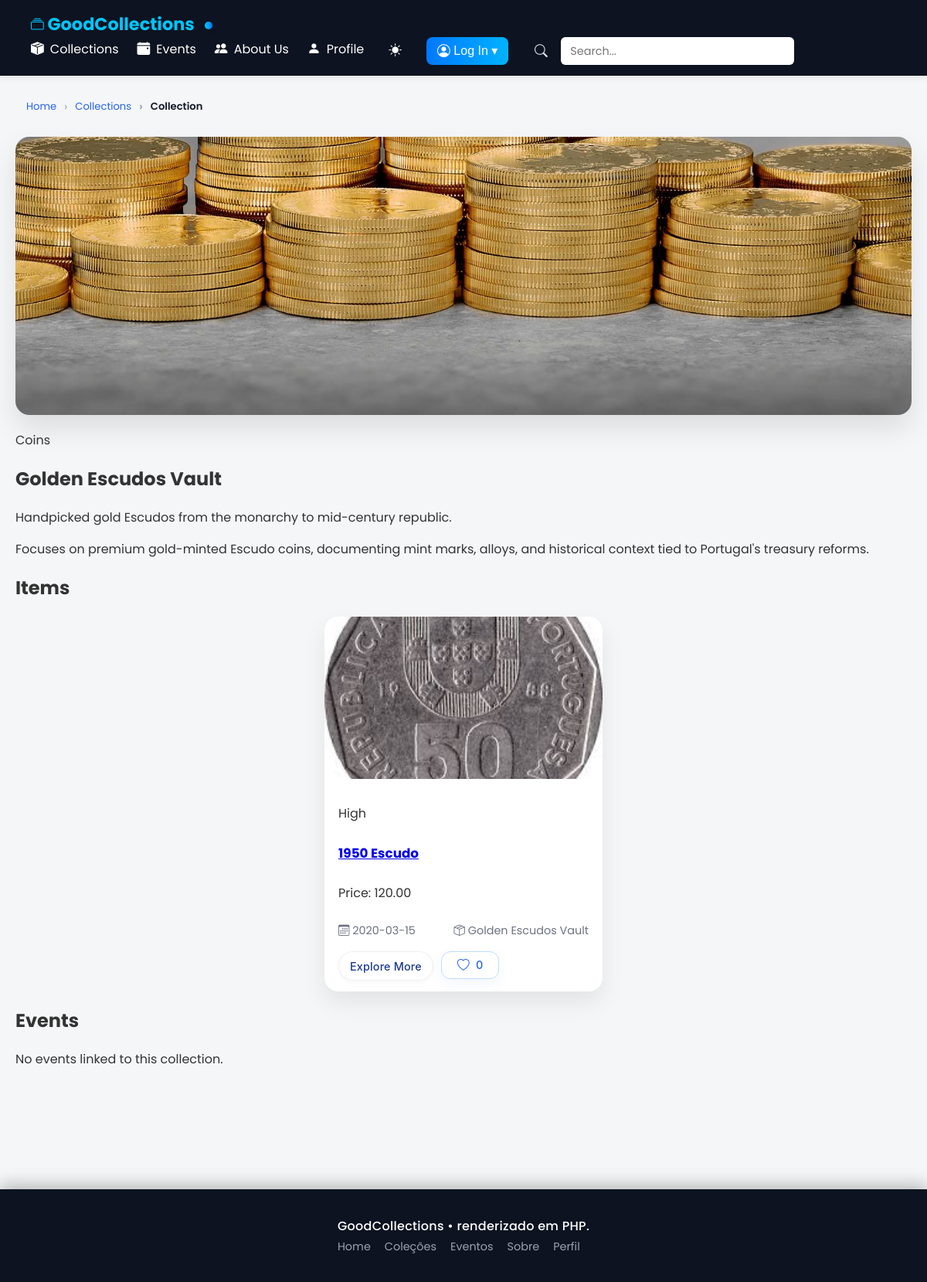
The app's page /Matheus_Testes/PHP/pages/specific_collection.php?id=escudos-gold, older data.
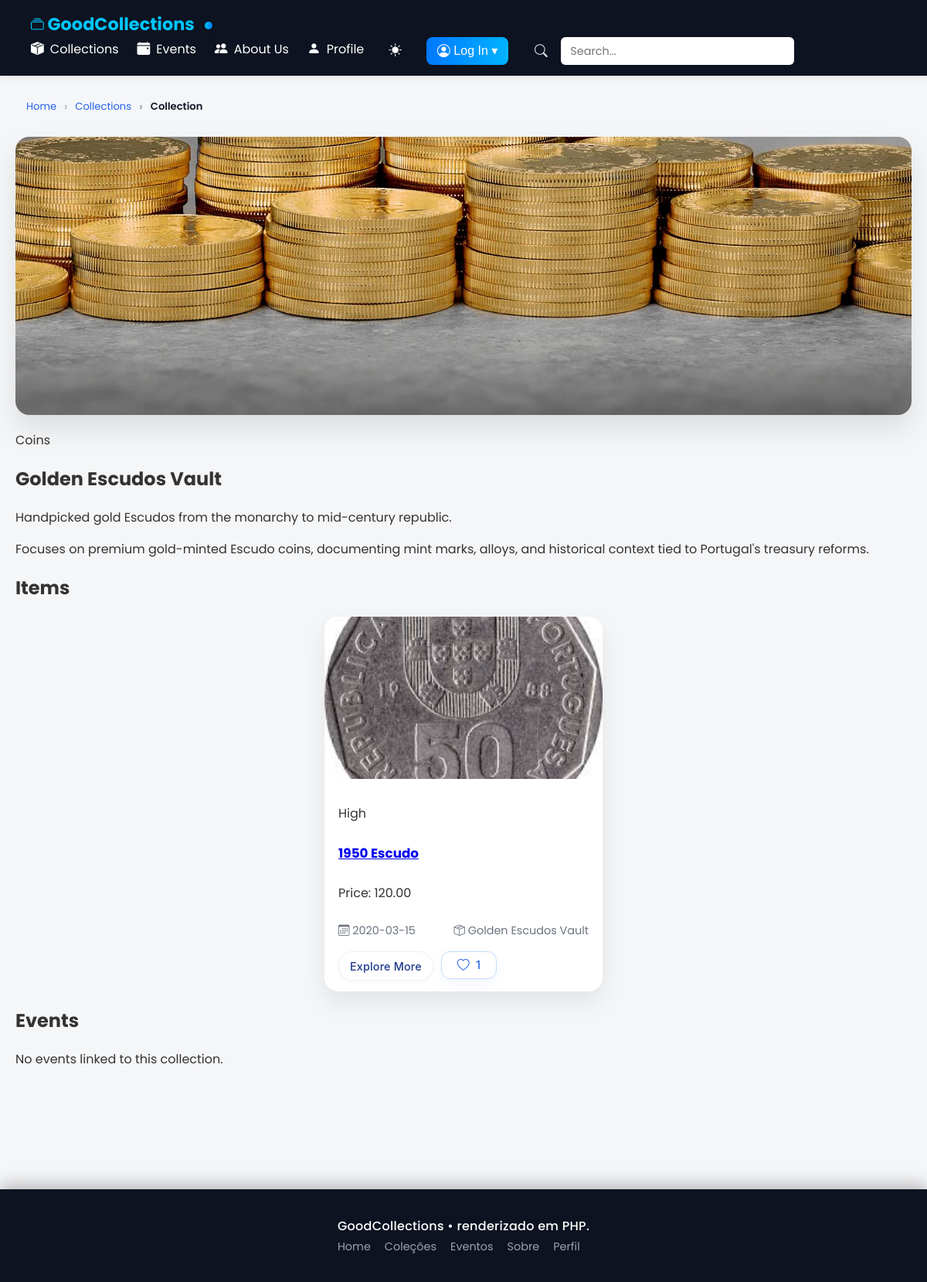
The same page, newer data.
### tables this page shows
CREATE TABLE `items` (
  `item_id` varchar(100) NOT NULL,
  `name` varchar(255) NOT NULL,
  `importance` enum('Low','Medium','High','Very High') DEFAULT NULL,
  `weight` decimal(10,3) DEFAULT NULL,
  `price` decimal(12,2) DEFAULT NULL,
  `acquisition_date` date DEFAULT NULL,
  `created_at` datetime DEFAULT NULL,
  `updated_at` datetime DEFAULT NULL,
  `image` varchar(255) DEFAULT NULL,
  `collection_id` varchar(100) DEFAULT NULL
);

### Matheus_Testes/PHP/includes/data_loader.php (called while the page is built, shortened)
<?php
function table_exists($mysqli, $tableName)
{
  $t = $mysqli->real_escape_string($tableName);
  $res = $mysqli->query("SHOW TABLES LIKE '{$t}'");
  return $res && $res->num_rows > 0;
}
function fetch_all($mysqli, $sql, $types = null, $params = [])
{
  $stmt = $mysqli->prepare($sql);
  $stmt->execute();
  $res = $stmt->get_result();
  $rows = $res->fetch_all(MYSQLI_ASSOC);
  return $rows;
}
function resolve_image_path($rawPath, $folder, $default = '')
{
  $trim = trim((string)$rawPath);
  $fileName = basename($trim);
  $root = dirname(__DIR__, 2);
  $uploadsRel = 'uploads/' . $folder . '/' . $fileName;
  $uploadsAbs = $root . '/' . $uploadsRel;
  if (is_file($uploadsAbs)) {
    return $uploadsRel;
  }
  $legacyRel = 'images/' . $fileName;
  $legacyAbs = $root . '/' . $legacyRel;
  if (is_file($legacyAbs)) {
    return $legacyRel;
  }
  return ltrim($trim, './');
}
function load_app_data($mysqli)
{
  $cols = fetch_all($mysqli, "SELECT collection_id,name,type,cover_image,summary,description,created_at,user_id FROM collections ORDER BY created_at DESC");
  $collections = array_map(function ($r) {
    $owner = $r['user_id'] ?? null;
    $cover = resolve_image_path($r['cover_image'] ?? '', 'collections');
    return [
      'id' => $r['collection_id'] ?? null,
      'name' => $r['name'] ?? null,
      'type' => $r['type'] ?? null,
      'coverImage' => $cover,
      'summary' => $r['summary'] ?? null,
      'description' => $r['description'] ?? null,
      'createdAt' => $r['created_at'] ?? null,
      'ownerId' => $owner,
      'owner-id' => $owner
    ];
  }, $cols);
  $usersRows = fetch_all($mysqli, "SELECT user_id,user_name,user_photo,date_of_birth,email,member_since FROM users");
  $users = array_map(function ($r) {
    $uid = $r['user_id'] ?? null;
    $uname = $r['user_name'] ?? null;
    $photo = resolve_image_path($r['user_photo'] ?? '', 'users');
    return [
      'id' => $uid,
      'user_id' => $uid,
      'user_name' => $uname,
      'user_photo' => $photo,
      'date_of_birth' => $r['date_of_birth'] ?? null,
      'email' => $r['email'] ?? null,
      'member_since' => $r['member_since'] ?? null,
      'owner-id' => $uid,
      'owner-name' => $uname,
      'owner-photo' => $photo,
      'date-of-birth' => $r['date_of_birth'] ?? null,
      'member-since' => $r['member_since'] ?? null
    ];
  }, $usersRows);
  $itemsRows = fetch_all($mysqli, "SELECT item_id,name,importance,weight,price,acquisition_date,created_at,updated_at,image,collection_id FROM items");
  $items = array_map(function ($r) {
    $img = resolve_image_path($r['image'] ?? '', 'items');
    return [
      'id' => $r['item_id'] ?? null,
      'name' => $r['name'] ?? null,
      'importance' => $r['importance'] ?? null,
      'weight' => $r['weight'] ?? null,
      'price' => $r['price'] ?? null,
      'acquisitionDate' => $r['acquisition_date'] ?? null,
      'createdAt' => $r['created_at'] ?? null,
      'updatedAt' => $r['updated_at'] ?? null,
      'image' => $img,
      'collectionId' => $r['collection_id'] ?? null,
      'collection_id' => $r['collection_id'] ?? null
    ];
  }, $itemsRows);
  $eventsRows = fetch_all($mysqli, "SELECT event_id,name,localization,event_date,type,summary,description,created_at,updated_at,host_user_id,collection_id FROM events");
  $events = array_map(function ($r) {
    $host = $r['host_user_id'] ?? null;
    return [
      'id' => $r['event_id'] ?? null,
      'name' => $r['name'] ?? null,
      'localization' => $r['localization'] ?? null,
      'date' => $r['event_date'] ?? null,
      'type' => $r['type'] ?? null,
      'summary' => $r['summary'] ?? null,
      'description' => $r['description'] ?? null,
      'createdAt' => $r['created_at'] ?? null,
      'updatedAt' => $r['updated_at'] ?? null,
      'hostUserId' => $host,
      'collectionId' => $r['collection_id'] ?? null,
      'host_user_id' => $host
    ];
  }, $eventsRows);
  $ciRows = fetch_all($mysqli, "SELECT collection_id,item_id FROM collection_items");
  $collectionItems = array_map(function ($r) {
    return ['collectionId' => $r['collection_id'], 'itemId' => $r['item_id']];
  }, $ciRows);
  $ceRows = fetch_all($mysqli, "SELECT collection_id,event_id FROM collection_events");
  $collectionEvents = array_map(function ($r) {
    return ['collectionId' => $r['collection_id'], 'eventId' => $r['event_id']];
  }, $ceRows);
  $collectionsUsers = array_map(function ($c) {
    return ['collectionId' => $c['id'], 'ownerId' => $c['ownerId']];
  }, $collections);
  $erRows = table_exists($mysqli, 'event_ratings')
    ? fetch_all($mysqli, "SELECT event_id,user_id,rating,collection_id FROM event_ratings")
    : [];
  $rsvpRows = table_exists($mysqli, 'event_rsvps')
    ? fetch_all($mysqli, "SELECT event_id,user_id FROM event_rsvps")
    : [];
  $rsvpMap = [];
  foreach ($rsvpRows as $r) {
    $eid = $r['event_id'] ?? null;
    $uid = $r['user_id'] ?? null;
    if ($eid && $uid) {
      $rsvpMap["{$eid}|{$uid}"] = true;
    }
  }
  $eventsUsers = [];
  foreach ($erRows as $r) {
    $eid = $r['event_id'] ?? null;
    $uid = $r['user_id'] ?? null;
    $key = "{$eid}|{$uid}";
    $eventsUsers[] = [
      'eventId' => $eid,
      'userId' => $uid,
      'rating' => $r['rating'],
      'collectionId' => $r['collection_id'] ?? null,
      'rsvp' => isset($rsvpMap[$key]) ? 1 : 0
    ];
  }
  foreach ($rsvpMap as $key => $_) {
    [$eid, $uid] = explode('|', $key, 2);
    $eventsUsers[] = [
      'eventId' => $eid,
      'userId' => $uid,
      'rating' => null,
      'collectionId' => null,
      'rsvp' => 1
    ];
  }
  $userShowcases = [];
  $showcaseMap = [];
  $hasLikedCollectionsTable = table_exists($mysqli, 'user_liked_collections');
  $hasLikedItemsTable = table_exists($mysqli, 'user_liked_items');
  $urc = $hasLikedCollectionsTable
    ? fetch_all($mysqli, "SELECT user_id,last_updated,liked_collection_id as liked_collections FROM user_liked_collections")
    : fetch_all($mysqli, "SELECT user_id,last_updated,liked_collections FROM user_ratings_collections");
  foreach ($urc as $r) {
    $uid = $r['user_id'] ?? null;
    if (!isset($showcaseMap[$uid])) {
      $showcaseMap[$uid] = ['ownerId' => $uid, 'lastUpdated' => $r['last_updated'] ?? null, 'picks' => [], 'likes' => [], 'likedItems' => [], 'likedEvents' => []];
    }
    if (!empty($r['liked_collections'])) {
      $raw = $r['liked_collections'];
      $decoded = json_decode($raw, true);
      if (is_array($decoded)) {
        $showcaseMap[$uid]['likes'] = array_values(array_unique(array_merge($showcaseMap[$uid]['likes'], $decoded)));
      } else {
        $showcaseMap[$uid]['likes'] = array_values(array_unique(array_merge($showcaseMap[$uid]['likes'], [$raw])));
      }
    }
  }
  $uri = $hasLikedItemsTable
    ? fetch_all($mysqli, "SELECT user_id,last_updated,liked_item_id as liked_items FROM user_liked_items")
    : fetch_all($mysqli, "SELECT user_id,last_updated,liked_items FROM user_ratings_items");
  foreach ($uri as $r) {
    $uid = $r['user_id'] ?? null;
    if (!isset($showcaseMap[$uid])) {
      $showcaseMap[$uid] = ['ownerId' => $uid, 'lastUpdated' => $r['last_updated'] ?? null, 'picks' => [], 'likes' => [], 'likedItems' => [], 'likedEvents' => []];
    }
    if (!empty($r['last_updated']) && (empty($showcaseMap[$uid]['lastUpdated']) || strtotime($r['last_updated']) > strtotime($showcaseMap[$uid]['lastUpdated']))) {
      $showcaseMap[$uid]['lastUpdated'] = $r['last_updated'];
    }
    if (!empty($r['liked_items'])) {
      $raw = $r['liked_items'];
      $decoded = json_decode($raw, true);
      if (is_array($decoded)) {
        $showcaseMap[$uid]['likedItems'] = array_values(array_unique(array_merge($showcaseMap[$uid]['likedItems'], $decoded)));
      } else {
        $showcaseMap[$uid]['likedItems'] = array_values(array_unique(array_merge($showcaseMap[$uid]['likedItems'], [$raw])));
      }
    }
  }
  foreach ($showcaseMap as $entry) {
    $userShowcases[] = $entry;
  }
  $userFollows = [];
  $itemRatings = [];
  $collectionRatings = [];
  return [
    'collections' => $collections,
    'users' => $users,
    'items' => $items,
    'events' => $events,
    'collectionItems' => $collectionItems,
    'collectionEvents' => $collectionEvents,
    'collectionsUsers' => $collectionsUsers,
    'eventsUsers' => $eventsUsers,
    'userShowcases' => $userShowcases,
    'userFollows' => $userFollows,
    'collectionRatings' => $collectionRatings,
    'itemRatings' => $itemRatings
  ];
}

### Matheus_Testes/PHP/pages/specific_collection.php (the view, shortened to what the changed rows need)
<?php
require_once __DIR__ . '/../includes/data_loader.php';
$data = load_app_data($mysqli);
$collections = $data['collections'] ?? [];
$items = $data['items'] ?? [];
$collectionItems = $data['collectionItems'] ?? [];
$userShowcases = $data['userShowcases'] ?? [];
$collectionId = $_GET['id'] ?? null;
$collection = null;
foreach ($collections as $c) {
  if (!empty($c['id']) && $c['id'] === $collectionId) {
    $collection = $c;
    break;
  }
}
$itemsById = [];
foreach ($items as $it) {
  if (!empty($it['id'])) $itemsById[$it['id']] = $it;
}
$itemsForCollection = [];
foreach ($collectionItems as $link) {
  if (($link['collectionId'] ?? null) === $collectionId && isset($itemsById[$link['itemId']])) {
    $itemsForCollection[] = $itemsById[$link['itemId']];
  }
}
$likedItems = [];
$itemLikeCount = [];
foreach ($userShowcases as $sc) {
  $likes = $sc['likedItems'] ?? [];
  foreach ($likes as $iid) {
    $itemLikeCount[$iid] = ($itemLikeCount[$iid] ?? 0) + 1;
  }
}
?>
<!DOCTYPE html>
<html lang="en">
<head>
  <link rel="stylesheet" href="../../CSS/general.css">
  <link rel="stylesheet" href="../../CSS/specific_collection.css">
  <link rel="stylesheet" href="../../CSS/likes.css">
  <link rel="stylesheet" href="https://cdn.jsdelivr.net/npm/bootstrap-icons@1.11.3/font/bootstrap-icons.min.css">
</head>
<body>
  <main class="page-shell">
    <?php if (!$collection): ?>
      <section class="collection-header">
        <p class="muted">Collection not found.</p>
      </section>
    <?php else: ?>
      <section class="collection-header">
        <div class="collection-info">
          <h1><?php echo htmlspecialchars($collection['name'] ?? ''); ?></h1>
        </div>
      </section>
      <section class="items-section">
        <h2>Items</h2>
        <div class="collection-grid">
          <?php if ($itemsForCollection): ?>
            <?php foreach ($itemsForCollection as $it): ?>
              <?php
                $thumb = $it['image'] ?? '';
                if ($thumb && !preg_match('#^https?://#', $thumb)) {
                  $thumb = '../../' . ltrim($thumb, './');
                }
                $importance = $it['importance'] ?? 'Item';
                $price = $it['price'] ?? '-';
                $date = substr($it['acquisitionDate'] ?? '', 0, 10);
              ?>
              <article class="product-card">
                <a href="item_page.php?id=<?php echo urlencode($it['id']); ?>" class="product-card__media">
                  <img src="<?php echo htmlspecialchars($thumb ?: '../../images/default.jpg'); ?>" alt="<?php echo htmlspecialchars($it['name'] ?? ''); ?>">
                </a>
                <div class="product-card__body">
                  <p class="pill"><?php echo htmlspecialchars($importance); ?></p>
                  <h3><a href="item_page.php?id=<?php echo urlencode($it['id']); ?>"><?php echo htmlspecialchars($it['name'] ?? ''); ?></a></h3>
                  <p class="muted">Price: <?php echo htmlspecialchars($price); ?></p>
                  <div class="product-card__meta">
                    <span><i class="bi bi-calendar3"></i> <?php echo htmlspecialchars($date ?: ''); ?></span>
                    <span><i class="bi bi-box-seam"></i> <?php echo htmlspecialchars($collection['name'] ?? ''); ?></span>
                  </div>
                  <div class="card-actions">
                    <a class="explore-btn" href="item_page.php?id=<?php echo urlencode($it['id']); ?>">Explore More</a>
                    <form action="likes_action.php" method="POST" style="display:inline;">
                      <button type="submit" class="explore-btn ghost<?php echo isset($likedItems[$it['id']]) ? ' success' : ''; ?>">
                        <i class="bi <?php echo isset($likedItems[$it['id']]) ? 'bi-heart-fill' : 'bi-heart'; ?>"></i>
                        <?php echo $itemLikeCount[$it['id']] ?? 0; ?>
                      </button>
                    </form>
                  </div>
                </div>
              </article>
            <?php endforeach; ?>
          <?php else: ?>
            <p class="muted">No items in this collection.</p>
          <?php endif; ?>
        </div>
      </section>
      <section class="events-section">
        <h2>Events</h2>
      </section>
    <?php endif; ?>
  </main>
</body>
</html>

Row changes from the older to the newer data that the page shows:
changed items "High": item_id "0" → "1"
